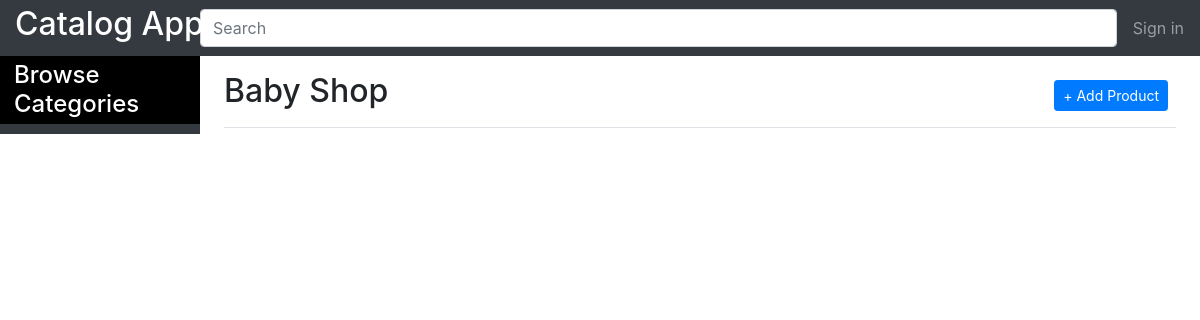
Before: /catalog/Baby Shop/1/view/ with the older database file.
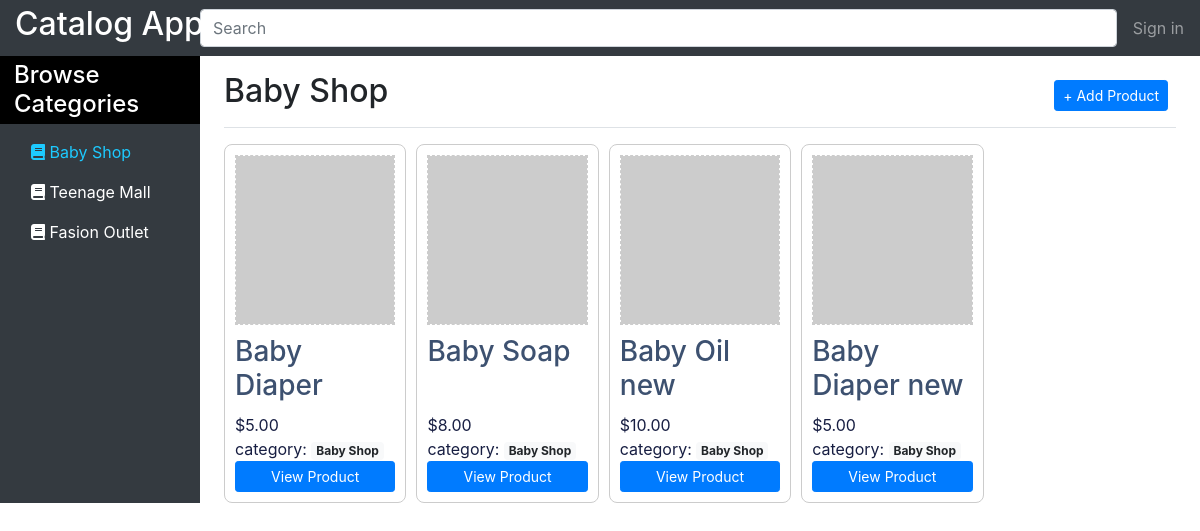
After: the same page with the newer database file.
### database_setup.py (models this page shows, shortened)
class Category(Base):
    __tablename__ = 'category'
    id = Column(Integer, primary_key=True)
    name = Column(String(250), nullable=False)

class Products(Base):
    __tablename__ = 'products'
    name = Column(String(80), nullable=False)
    id = Column(Integer, primary_key=True)
    description = Column(String(250))
    price = Column(String(8))
    category_id = Column(Integer, ForeignKey('category.id'))
    category = relationship(Category)

### catalog.py (the view)
@app.route('/catalog/<string:category_name>/<int:category_id>/view/')
def categoryView(category_name, category_id):
    categories = session.query(Category).all()
    products = session.query(Products).filter_by(category_id=category_id).all()
    return render_template('category.html', category=category_name,
                           products=products, categories=categories)

### templates/category.html (shortened to what this page needs)
<!doctype html>
<html lang="en">
<head>
  <link href="{{url_for('static', filename='bootstrap.min.css')}}" rel="stylesheet">
  <link href="{{url_for('static', filename='dashboard.css')}}" rel="stylesheet">
  <link rel="stylesheet" href="https://use.fontawesome.com/releases/v5.7.2/css/all.css">
</head>
<body>
  <nav class="navbar navbar-dark sticky-top bg-dark flex-md-nowrap p-0">
    <a class="navbar-brand col-sm-3 col-md-2 mr-0" href="#"><h2>Catalog App</h2></a>
    <input class="form-control form-control-dark w-100" type="text" placeholder="Search" aria-label="Search">
    <ul class="navbar-nav px-3">
      <li class="nav-item text-nowrap">
        <a class="nav-link" href="#">Sign in</a>
      </li>
    </ul>
  </nav>
  <div class="container-fluid">
    <div class="row">
      <nav class="col-md-2 d-none d-md-block bg-dark sidebar">
        <div class="sidebar-sticky">
          <h4 class="sidebar-heading">Browse Categories</h4>
          <ul class="nav flex-column">
            {% for cat in categories %}
            <li class="nav-item" >
              <a class="nav-link {% if category ==cat.name %} active {% endif %}" href="/catalog/{{cat.name}}/{{cat.id}}/view/">
                <i class="fas fa-book"></i>
                {{cat.name}}
              </a>
            </li>
            {% endfor %}
          </ul>
        </div>
      </nav>
      <main role="main" class="col-md-9 ml-sm-auto col-lg-10 pt-3 px-4">
        <div class="d-flex justify-content-between flex-wrap flex-md-nowrap align-items-center pb-2 mb-3 border-bottom">
          <h1 class="h2">{{category}}</h1>
          <div class="btn-toolbar mb-2 mb-md-0">
            <div class="btn-group mr-2">
              <button class="btn btn-primary btn-sm" onclick="modalPop('newProduct')">+ Add Product</button>
            </div>
          </div>
        </div>
        <div class="items">
          {% for product in products %}
          <div class="item">
            <img src="http://placehold.jp/fffff/cccccc/188x200.png?text={{products.name}}+image">
            <div class="productName"><h3>{{product.name}}</h3></div>
            <div class="productPrice">{{product.price}}</div>
            <div class="productCategory">category: <span class="badge badge-light">{{category}}</span></div>
            <a href="/catalog/{{category}}/{{product.name}}/{{product.id}}/view/" class="btn btn-sm btn-primary btn-block">View Product</a>
          </div>
          {% endfor %}
        </div>
      </main>
    </div>
  </div>
</body>
</html>

### static/dashboard.css (style rules this page uses)
img { width:100%; height: auto; }
.productName h3 { min-height: 70px; color:#3d5170; }
.sidebar-heading { background: #000; color: #fff; padding: 5px; margin-left: -15px; margin-right: -15px; padding-left: 14px; }
.nav-link { color:#fff; }
.nav-link.active, .nav-link:hover { color:#1dcaff !important; }
.items { display: flex; flex-wrap: wrap; margin-left: -10px; margin-top: -10px; }
.items .item { flex: 1 0 200px; box-sizing: border-box; background: #ffff; color: #171e42; padding: 10px; margin-left: 10px; margin-top: 10px; border:1px solid #ccc; border-radius: 8px; }
.items .item img { border: 1px dashed #ccc; margin: auto; margin-bottom: 10px }
@media (min-width: 410px) { .items .item { max-width: calc(50% - 10px); } }
@media (min-width: 620px) { .items .item { max-width: calc(33.33333% - 10px); } }
@media (min-width: 830px) { .items .item { max-width: calc(25% - 10px); } }
@media (min-width: 1040px) { .items .item { max-width: calc(20% - 10px); } }

Changed rows visible on the page:
added Category: name "Baby Shop"
added Category: name "Teenage Mall"
added Category: name "Fasion Outlet"
added Products: name "Baby Diaper", price "$5.00", category "Baby Shop"
added Products: name "Baby Soap", price "$8.00", category "Baby Shop"
added Products: name "Baby Oil new", price "$10.00", category "Baby Shop"
added Products: name "Baby Diaper new", price "$5.00", category "Baby Shop"
Other visible differences:
{{ category }}: "Baby Shop" → (not shown)
